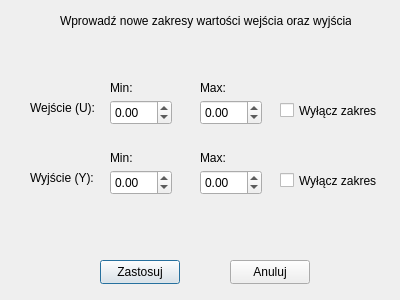
<?xml version="1.0" encoding="UTF-8"?>
<ui version="4.0">
 <class>arx_change_limits</class>
 <widget class="QDialog" name="arx_change_limits">
  <property name="geometry">
   <rect>
    <x>0</x>
    <y>0</y>
    <width>400</width>
    <height>300</height>
   </rect>
  </property>
  <property name="windowTitle">
   <string>Dialog</string>
  </property>
  <widget class="QPushButton" name="pushButton_submit">
   <property name="geometry">
    <rect>
     <x>100</x>
     <y>260</y>
     <width>80</width>
     <height>24</height>
    </rect>
   </property>
   <property name="text">
    <string>Zastosuj</string>
   </property>
  </widget>
  <widget class="QPushButton" name="pushButton_cancel">
   <property name="geometry">
    <rect>
     <x>230</x>
     <y>260</y>
     <width>80</width>
     <height>24</height>
    </rect>
   </property>
   <property name="text">
    <string>Anuluj</string>
   </property>
  </widget>
  <widget class="QLabel" name="label">
   <property name="geometry">
    <rect>
     <x>60</x>
     <y>0</y>
     <width>291</width>
     <height>41</height>
    </rect>
   </property>
   <property name="text">
    <string>Wprowadź nowe zakresy wartości wejścia oraz wyjścia</string>
   </property>
  </widget>
  <widget class="QLabel" name="label_2">
   <property name="geometry">
    <rect>
     <x>30</x>
     <y>100</y>
     <width>71</width>
     <height>16</height>
    </rect>
   </property>
   <property name="text">
    <string>Wejście (U):</string>
   </property>
  </widget>
  <widget class="QLabel" name="label_3">
   <property name="geometry">
    <rect>
     <x>30</x>
     <y>170</y>
     <width>71</width>
     <height>16</height>
    </rect>
   </property>
   <property name="text">
    <string>Wyjście (Y):</string>
   </property>
  </widget>
  <widget class="QDoubleSpinBox" name="doubleSpinBox_U_MIN">
   <property name="geometry">
    <rect>
     <x>110</x>
     <y>100</y>
     <width>62</width>
     <height>25</height>
    </rect>
   </property>
   <property name="minimum">
    <double>-100.000000000000000</double>
   </property>
   <property name="maximum">
    <double>100.000000000000000</double>
   </property>
  </widget>
  <widget class="QDoubleSpinBox" name="doubleSpinBox_U_MAX">
   <property name="geometry">
    <rect>
     <x>200</x>
     <y>100</y>
     <width>62</width>
     <height>25</height>
    </rect>
   </property>
   <property name="minimum">
    <double>-100.000000000000000</double>
   </property>
   <property name="maximum">
    <double>100.000000000000000</double>
   </property>
  </widget>
  <widget class="QDoubleSpinBox" name="doubleSpinBox_Y_MIN">
   <property name="geometry">
    <rect>
     <x>110</x>
     <y>170</y>
     <width>62</width>
     <height>25</height>
    </rect>
   </property>
   <property name="minimum">
    <double>-100.000000000000000</double>
   </property>
   <property name="maximum">
    <double>100.000000000000000</double>
   </property>
  </widget>
  <widget class="QDoubleSpinBox" name="doubleSpinBox_Y_MAX">
   <property name="geometry">
    <rect>
     <x>200</x>
     <y>170</y>
     <width>62</width>
     <height>25</height>
    </rect>
   </property>
   <property name="minimum">
    <double>-100.000000000000000</double>
   </property>
   <property name="maximum">
    <double>100.000000000000000</double>
   </property>
  </widget>
  <widget class="QLabel" name="label_4">
   <property name="geometry">
    <rect>
     <x>110</x>
     <y>80</y>
     <width>49</width>
     <height>16</height>
    </rect>
   </property>
   <property name="text">
    <string>Min:</string>
   </property>
  </widget>
  <widget class="QLabel" name="label_5">
   <property name="geometry">
    <rect>
     <x>110</x>
     <y>150</y>
     <width>49</width>
     <height>16</height>
    </rect>
   </property>
   <property name="text">
    <string>Min:</string>
   </property>
  </widget>
  <widget class="QLabel" name="label_6">
   <property name="geometry">
    <rect>
     <x>200</x>
     <y>80</y>
     <width>49</width>
     <height>16</height>
    </rect>
   </property>
   <property name="text">
    <string>Max:</string>
   </property>
  </widget>
  <widget class="QLabel" name="label_7">
   <property name="geometry">
    <rect>
     <x>200</x>
     <y>150</y>
     <width>49</width>
     <height>16</height>
    </rect>
   </property>
   <property name="text">
    <string>Max:</string>
   </property>
  </widget>
  <widget class="QCheckBox" name="checkBox_turnoff_U">
   <property name="geometry">
    <rect>
     <x>280</x>
     <y>100</y>
     <width>101</width>
     <height>21</height>
    </rect>
   </property>
   <property name="text">
    <string>Wyłącz zakres</string>
   </property>
  </widget>
  <widget class="QCheckBox" name="checkBox_turnoff_Y">
   <property name="geometry">
    <rect>
     <x>280</x>
     <y>170</y>
     <width>101</width>
     <height>21</height>
    </rect>
   </property>
   <property name="text">
    <string>Wyłącz zakres</string>
   </property>
  </widget>
 </widget>
 <resources/>
 <connections/>
</ui>
